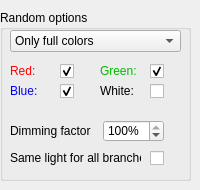
       <widget class="QWidget" name="BotRandom">
        <widget class="QGroupBox" name="groupBox_7">
         <property name="geometry">
          <rect>
           <x>0</x>
           <y>10</y>
           <width>191</width>
           <height>171</height>
          </rect>
         </property>
         <property name="title">
          <string>Random options</string>
         </property>
         <widget class="QLabel" name="label_47">
          <property name="geometry">
           <rect>
            <x>10</x>
            <y>70</y>
            <width>31</width>
            <height>22</height>
           </rect>
          </property>
          <property name="styleSheet">
           <string notr="true">color: rgb(0, 0, 255)</string>
          </property>
          <property name="text">
           <string>Blue:</string>
          </property>
         </widget>
         <widget class="QCheckBox" name="checkBoxRandom2Green">
          <property name="geometry">
           <rect>
            <x>150</x>
            <y>50</y>
            <width>21</width>
            <height>22</height>
           </rect>
          </property>
          <property name="layoutDirection">
           <enum>Qt::LeftToRight</enum>
          </property>
          <property name="text">
           <string/>
          </property>
          <property name="checked">
           <bool>true</bool>
          </property>
          <property name="autoRepeat">
           <bool>false</bool>
          </property>
          <property name="autoExclusive">
           <bool>false</bool>
          </property>
         </widget>
         <widget class="QCheckBox" name="checkBoxRandom2Blue">
          <property name="geometry">
           <rect>
            <x>60</x>
            <y>70</y>
            <width>21</width>
            <height>22</height>
           </rect>
          </property>
          <property name="layoutDirection">
           <enum>Qt::LeftToRight</enum>
          </property>
          <property name="text">
           <string/>
          </property>
          <property name="checked">
           <bool>true</bool>
          </property>
          <property name="autoRepeat">
           <bool>false</bool>
          </property>
          <property name="autoExclusive">
           <bool>false</bool>
          </property>
         </widget>
         <widget class="QCheckBox" name="checkBoxRandom2White">
          <property name="geometry">
           <rect>
            <x>150</x>
            <y>70</y>
            <width>21</width>
            <height>22</height>
           </rect>
          </property>
          <property name="layoutDirection">
           <enum>Qt::LeftToRight</enum>
          </property>
          <property name="text">
           <string/>
          </property>
          <property name="checked">
           <bool>false</bool>
          </property>
          <property name="autoRepeat">
           <bool>false</bool>
          </property>
          <property name="autoExclusive">
           <bool>false</bool>
          </property>
         </widget>
         <widget class="QLabel" name="label_44">
          <property name="geometry">
           <rect>
            <x>10</x>
            <y>50</y>
            <width>31</width>
            <height>22</height>
           </rect>
          </property>
          <property name="styleSheet">
           <string notr="true">color: rgb(255, 0, 0)</string>
          </property>
          <property name="text">
           <string>Red:</string>
          </property>
         </widget>
         <widget class="QLabel" name="label_46">
          <property name="geometry">
           <rect>
            <x>100</x>
            <y>50</y>
            <width>41</width>
            <height>22</height>
           </rect>
          </property>
          <property name="styleSheet">
           <string notr="true">color: rgb(0, 187, 0)</string>
          </property>
          <property name="text">
           <string>Green:</string>
          </property>
         </widget>
         <widget class="QComboBox" name="comboBoxRandom2Colors">
          <property name="geometry">
           <rect>
            <x>10</x>
            <y>20</y>
            <width>171</width>
            <height>22</height>
           </rect>
          </property>
          <item>
           <property name="text">
            <string>Only full colors</string>
           </property>
          </item>
          <item>
           <property name="text">
            <string>All colors</string>
           </property>
          </item>
         </widget>
         <widget class="QCheckBox" name="checkBoxRandom2Red">
          <property name="geometry">
           <rect>
            <x>60</x>
            <y>50</y>
            <width>21</width>
            <height>22</height>
           </rect>
          </property>
          <property name="layoutDirection">
           <enum>Qt::LeftToRight</enum>
          </property>
          <property name="text">
           <string/>
          </property>
          <property name="checked">
           <bool>true</bool>
          </property>
          <property name="autoRepeat">
           <bool>false</bool>
          </property>
          <property name="autoExclusive">
           <bool>false</bool>
          </property>
         </widget>
         <widget class="QLabel" name="label_45">
          <property name="geometry">
           <rect>
            <x>100</x>
            <y>70</y>
            <width>41</width>
            <height>22</height>
           </rect>
          </property>
          <property name="text">
           <string>White:</string>
          </property>
         </widget>
         <widget class="QCheckBox" name="checkBoxRandom2Same">
          <property name="geometry">
           <rect>
            <x>150</x>
            <y>140</y>
            <width>21</width>
            <height>16</height>
           </rect>
          </property>
          <property name="text">
           <string/>
          </property>
         </widget>
         <widget class="QLabel" name="label_49">
          <property name="geometry">
           <rect>
            <x>10</x>
            <y>140</y>
            <width>131</width>
            <height>16</height>
           </rect>
          </property>
          <property name="text">
           <string>Same light for all branches:</string>
          </property>
         </widget>
         <widget class="QLabel" name="label_70">
          <property name="geometry">
           <rect>
            <x>10</x>
            <y>110</y>
            <width>81</width>
            <height>22</height>
           </rect>
          </property>
          <property name="text">
           <string>Dimming factor:</string>
          </property>
         </widget>
         <widget class="QSpinBox" name="spinBoxRandom2Dim">
          <property name="geometry">
           <rect>
            <x>103</x>
            <y>110</y>
            <width>61</width>
            <height>22</height>
           </rect>
          </property>
          <property name="buttonSymbols">
           <enum>QAbstractSpinBox::UpDownArrows</enum>
          </property>
          <property name="suffix">
           <string>%</string>
          </property>
          <property name="minimum">
           <number>1</number>
          </property>
          <property name="maximum">
           <number>100</number>
          </property>
          <property name="value">
           <number>100</number>
          </property>
         </widget>
        </widget>
       </widget>
